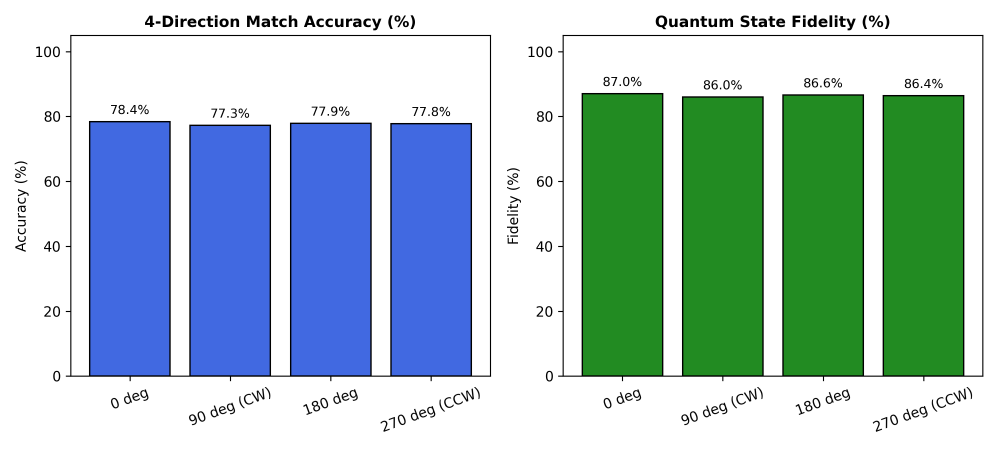
#> input picture match_report.png, 3000 x 1350 px (shown at 1/3 size)
$ python -i keypoint_extractor.py   (imports and definitions only)
#> lines starting #> are read from the running program, lines starting #| are printed output that depends on the picture; after the words box and inside, x2 and y2 are one past the last pixel; in counts of white or black regions, pixels touching at a corner belong together
"""
Keypoint Extractor Module.

Supports multiple keypoint detection backends:
1. 'sift': Scale-Invariant Feature Transform (OpenCV SIFT, robust scale & rotation).
2. 'orb': Oriented FAST and Rotated BRIEF (fast binary keypoints).
3. 'harris': Harris Corner Detector (pure NumPy/SciPy implementation, no cv2 dependency required).
4. 'qsed_gradient': Native QSED 8-directional Sobel gradient & directional variation detector.
5. 'grid': Uniform geometric spatial grid across the image.
"""

from typing import List, Tuple, Dict, Optional, Any
import numpy as np


def detect_harris_corners_numpy(
    image: np.ndarray,
    max_keypoints: int = 100,
    k: float = 0.04,
    threshold_ratio: float = 0.01,
    min_distance: int = 5,
) -> Tuple[List[Tuple[float, float]], List[Dict[str, Any]]]:
    """
    Pure NumPy/SciPy Harris corner detector.
    Does not require cv2 or external binary libraries.

    Args:
        image: 2D grayscale image array of shape (H, W).
        max_keypoints: Maximum keypoints to return.
        k: Harris corner free parameter in [0.04, 0.06].
        threshold_ratio: Minimum corner response relative to max response.
        min_distance: Non-maximum suppression radius in pixels.

    Returns:
        Tuple of (coordinates_list, metadata_list).
    """
    from scipy.signal import convolve2d
    from scipy.ndimage import gaussian_filter

    img = image.astype(np.float64)

    # Spatial derivatives
    sobel_x = np.array([[-1, 0, 1], [-2, 0, 2], [-1, 0, 1]], dtype=np.float64)
    sobel_y = np.array([[-1, -2, -1], [0, 0, 0], [1, 2, 1]], dtype=np.float64)

    Ix = convolve2d(img, sobel_x, mode="same", boundary="symm")
    Iy = convolve2d(img, sobel_y, mode="same", boundary="symm")

    # Second moment matrix components
    Ixx = gaussian_filter(Ix * Ix, sigma=1.5)
    Iyy = gaussian_filter(Iy * Iy, sigma=1.5)
    Ixy = gaussian_filter(Ix * Iy, sigma=1.5)

    det_M = (Ixx * Iyy) - (Ixy * Ixy)
    trace_M = Ixx + Iyy
    R = det_M - k * (trace_M ** 2)

    # Thresholding & Non-Maximum Suppression
    max_r = np.max(R)
    if max_r <= 0:
        return [], []

    thresh = max_r * threshold_ratio
    h, w = image.shape
    border = min_distance + 2

    # Mask valid interior region
    valid_mask = (R > thresh)
    valid_mask[:border, :] = False
    valid_mask[-border:, :] = False
    valid_mask[:, :border] = False
    valid_mask[:, -border:] = False

    y_indices, x_indices = np.where(valid_mask)
    scores = R[y_indices, x_indices]

    # Sort descending by corner response
    order = np.argsort(scores)[::-1]
    y_sorted = y_indices[order]
    x_sorted = x_indices[order]
    scores_sorted = scores[order]

    # Distance-based NMS
    selected_pts: List[Tuple[float, float]] = []
    selected_meta: List[Dict[str, Any]] = []

    for y, x, score in zip(y_sorted, x_sorted, scores_sorted):
        # Check distance to already selected points
        too_close = False
        for sx, sy in selected_pts:
            if (x - sx) ** 2 + (y - sy) ** 2 < (min_distance ** 2):
                too_close = True
                break
        if not too_close:
            selected_pts.append((float(x), float(y)))
            selected_meta.append({"response": float(score), "scale": 1.0, "angle": 0.0, "detector": "harris"})
            if len(selected_pts) >= max_keypoints:
                break

    return selected_pts, selected_meta


# [31 lines left out: function detect_grid_keypoints, not called in this run]


class KeypointExtractor:
    """
    Extracts keypoints and optional descriptor vectors from an input image.
    """

    # [65 lines left out: functions __init__, extract, not called in this run]

>>> import cv2
>>> picture = cv2.imread('../match_report.png', cv2.IMREAD_GRAYSCALE)
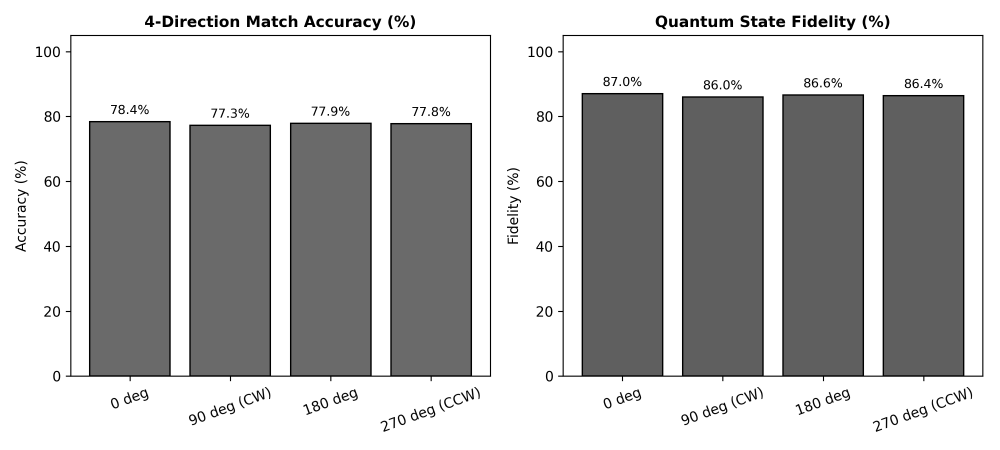
#> picture: shape (1350, 3000) (shown at 1/3 size); min 0, max 255, mean 188
>>> result = detect_harris_corners_numpy(picture)
#> in detect_harris_corners_numpy, `Ixx = gaussian_filter(Ix * Ix, sigma=1.5)`:
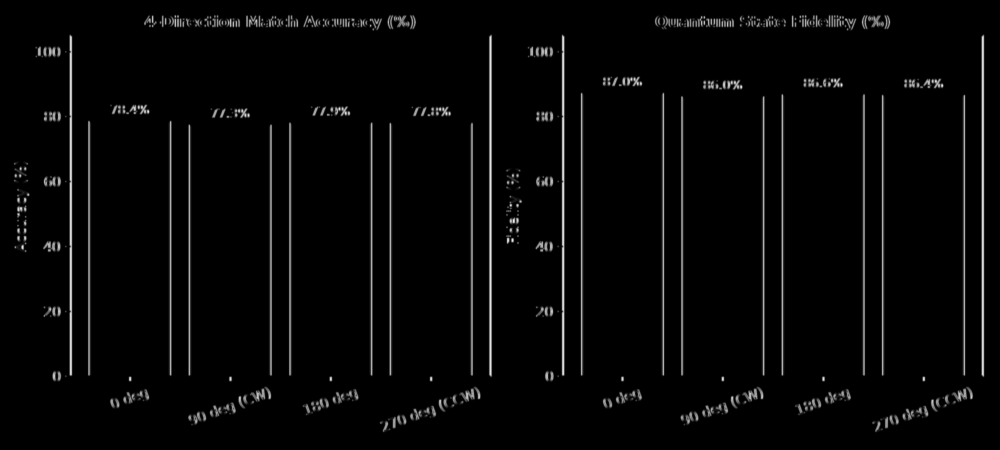
#> Ixx: shape (1350, 3000) float64 (shown at 1/3 size); min 0, max 598845.7, mean 16483.4; drawn with min black and max white
#> in detect_harris_corners_numpy, `Iyy = gaussian_filter(Iy * Iy, sigma=1.5)`:
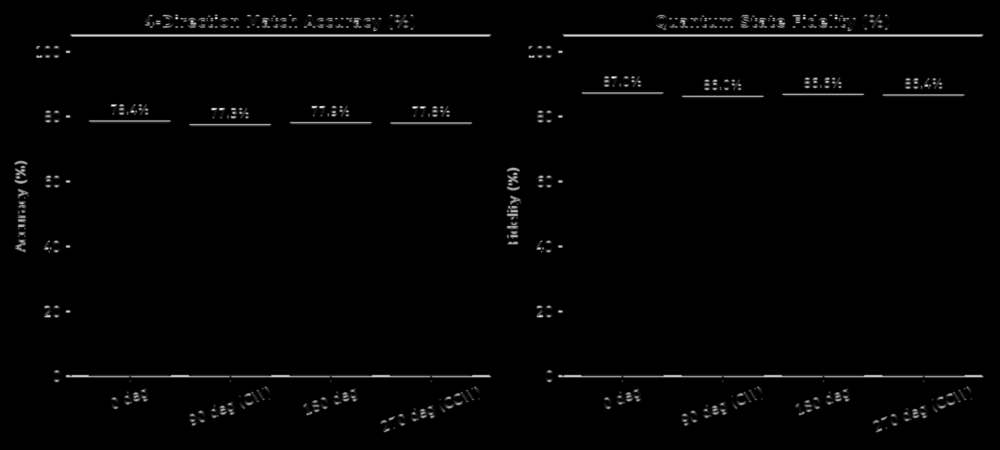
#> Iyy: shape (1350, 3000) float64 (shown at 1/3 size); min 0, max 651637, mean 9550.2; drawn with min black and max white
#> in detect_harris_corners_numpy, `Ixy = gaussian_filter(Ix * Iy, sigma=1.5)`:
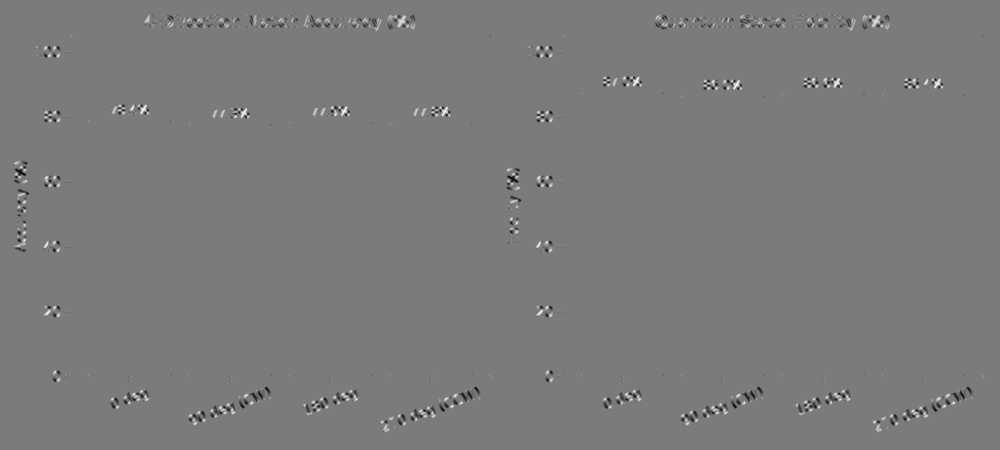
#> Ixy: shape (1350, 3000) float64 (shown at 1/3 size); min -233295.6, max 250249.1, mean 14.1; drawn with min black and max white
#> in detect_harris_corners_numpy, `trace_M = Ixx + Iyy`:
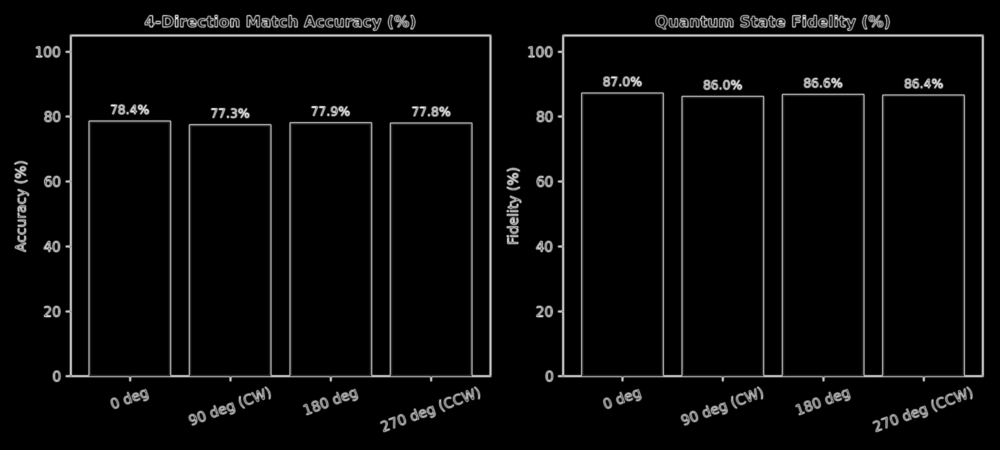
#> trace_M: shape (1350, 3000) float64 (shown at 1/3 size); min 0, max 664623.7, mean 26033.6; drawn with min black and max white
#> in detect_harris_corners_numpy, `R = det_M - k * (trace_M ** 2)`:
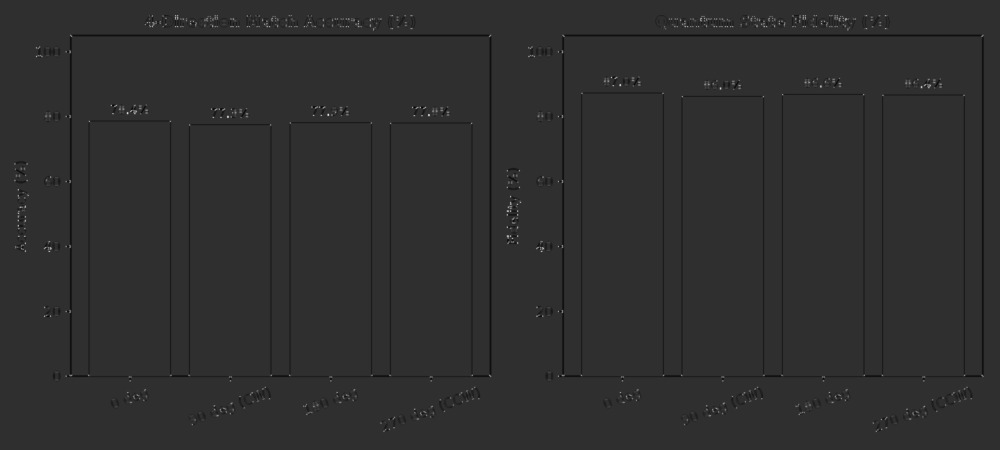
#> R: shape (1350, 3000) float64 (shown at 1/3 size); min -1.67e+10, max 7.25e+10, mean -154338865.3; drawn with min black and max white
#> in detect_harris_corners_numpy, `max_r = np.max(R)`: max_r = 7.25e+10
#> in detect_harris_corners_numpy, `thresh = max_r * threshold_ratio`: thresh = 725498158.6
#> in detect_harris_corners_numpy, `valid_mask = (R > thresh)`:
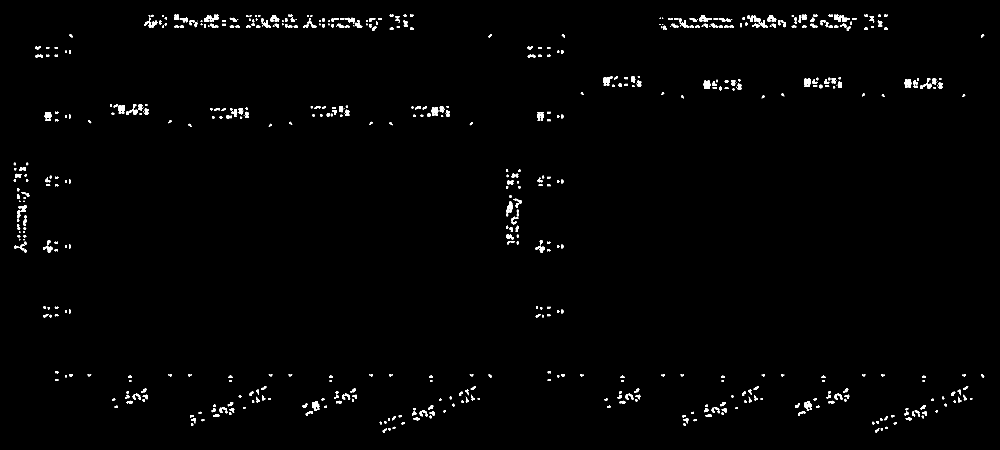
#> valid_mask: shape (1350, 3000) bool (shown at 1/3 size); 1.1% white; 629 white regions (59 under 20 px), largest, box (x1, y1, x2, y2) and area: (433, 53, 472, 84) 428, (2502, 44, 2533, 66) 411, (2412, 236, 2433, 261) 402
#> the loop in detect_harris_corners_numpy, `for y, x, score in zip(y_sorted, x_sorted, scores_sorted):` made 275 passes
#> (y, x, score) on passes 1 to 3: (351, 683, 7.25e+10), (349, 683, 7.25e+10), (344, 1286, 7.25e+10)
#> after the loop in detect_harris_corners_numpy, `for y, x, score in zip(y_sorted, x_sorted, scores_sorted):`: selected_meta = 100 items; selected_pts = 100 pairs, first value 54 to 2791, second value 46 to 948
